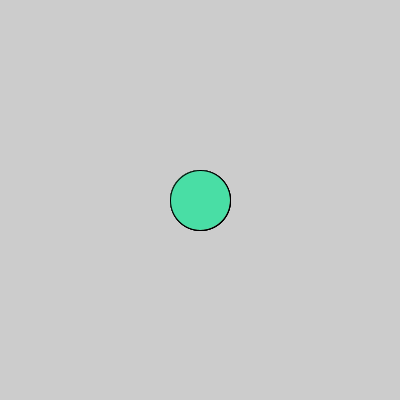
Frame 1 (no input)
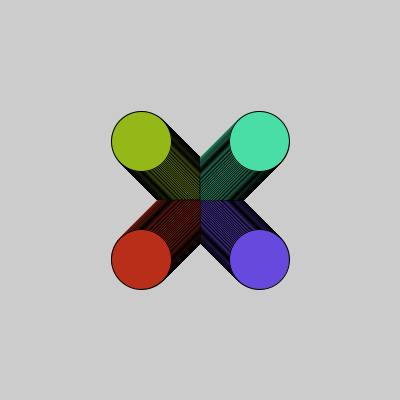
Frame 60 (the mouse pressed at the canvas centre just before this capture)
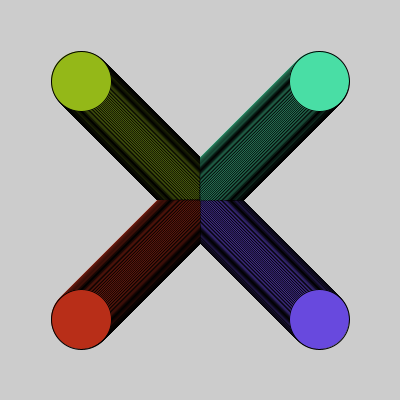
Frame 120 (the mouse held since frame 60 and released just before this capture)

The Processing sketch that drew these frames (run headless with seeded random() and noise(); from frame 60 on, the mouse is pressed at the canvas centre):

// Processing sketch: WK_1___Travelling_Circle_Copy
// ── WK_1___Travelling_Circle_Copy.pde
/* Write a sketch that draws a circle in the centre of a square window.
   Use two variables x and y to specify the position of the circle: */
float x1, x2, x3, x4;
float y1, y2, y3, y4;
void setup(){
  size(400,400);
  x1 = x2 = x3 = x4  = width/2;
  y1 = y2 = y3 = y4 = height/2;  
}

void draw(){
  // Create some colour variables.
  color circ_nw = color (148, 184, 24);
  color circ_ne = color (73, 222, 165);
  color circ_se = color (104, 73, 222);
  color circ_sw = color (184, 46, 24);
  
  
  // Draw circle travelling NW from centre.
  fill(circ_nw);
  ellipse(x1, y1, 60, 60);
  // Increment/decrement the values of x and y every time draw() is executed.
  x1 = x1-1;
  y1 = y1-1;
  
  // Draw circle travelling SE from centre.
  fill(circ_se);
  ellipse(x2, y2, 60, 60);
  // Increment/decrement the values of x and y every time draw() is executed.
  x2 = x2+1;
  y2 = y2+1;
  
  // Draw circle travelling SW from centre.
  fill(circ_sw);
  ellipse(x3, y3, 60, 60);
  // Increment/decrement the values of x and y every time draw() is executed.
  x3 = x3-1;
  y3 = y3+1;
  
  // Draw circle travelling NE from centre.
  fill(circ_ne);
  ellipse(x4, y4, 60, 60);
  // Increment/decrement the values of x and y every time draw() is executed.
  x4 = x4+1;
  y4 = y4-1;
}
